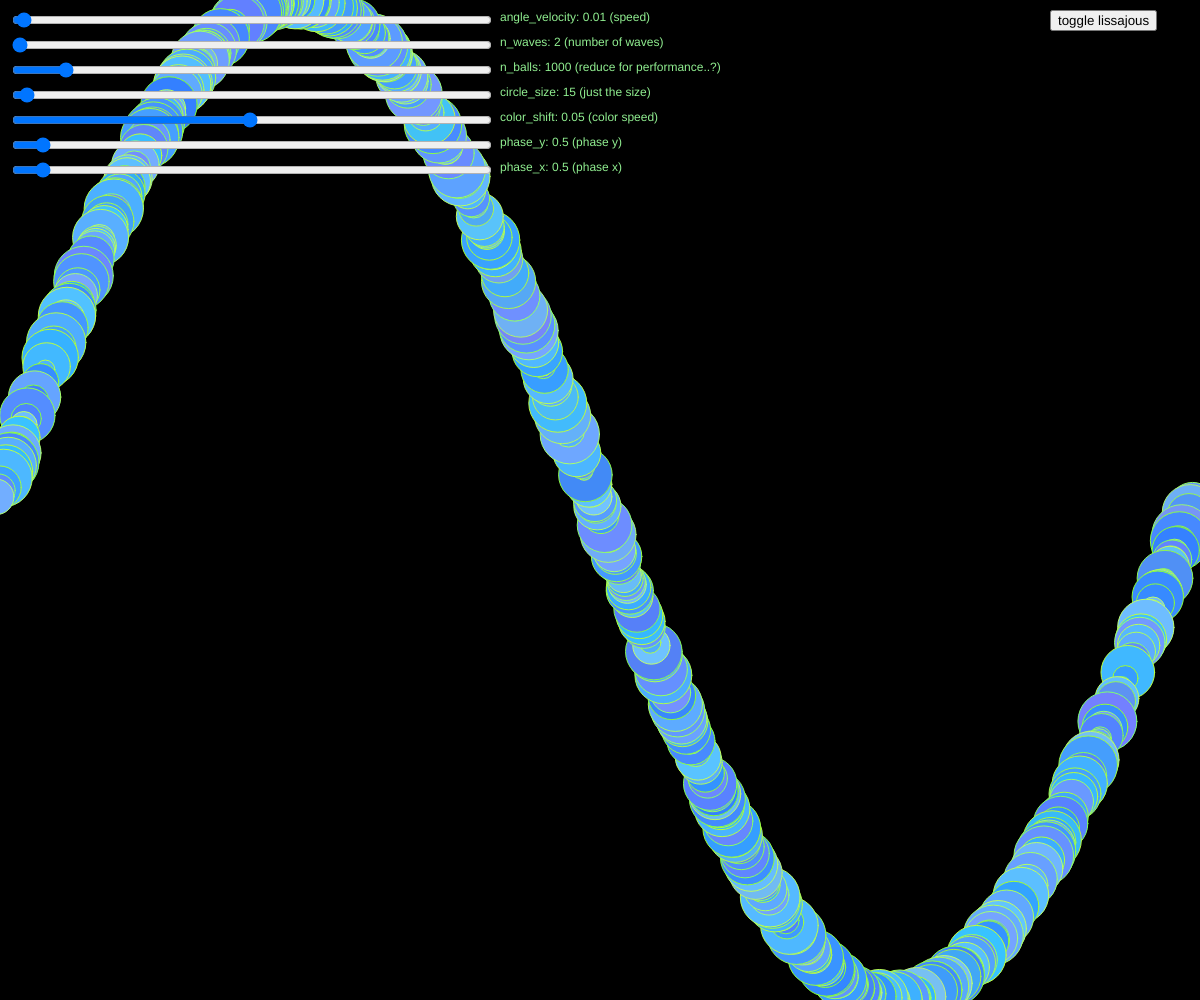
Frame 1 (no input)
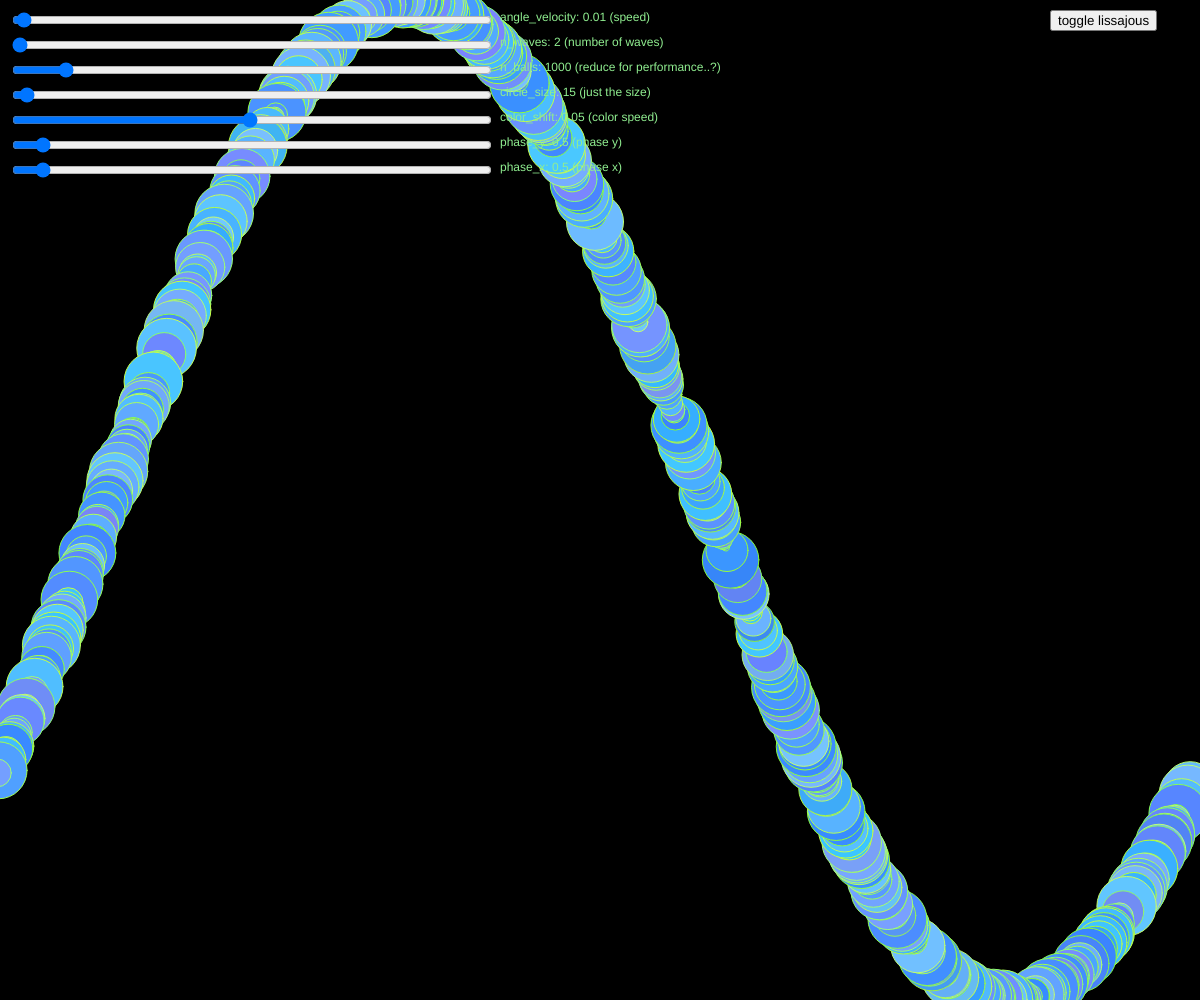
Frame 60 (no input)
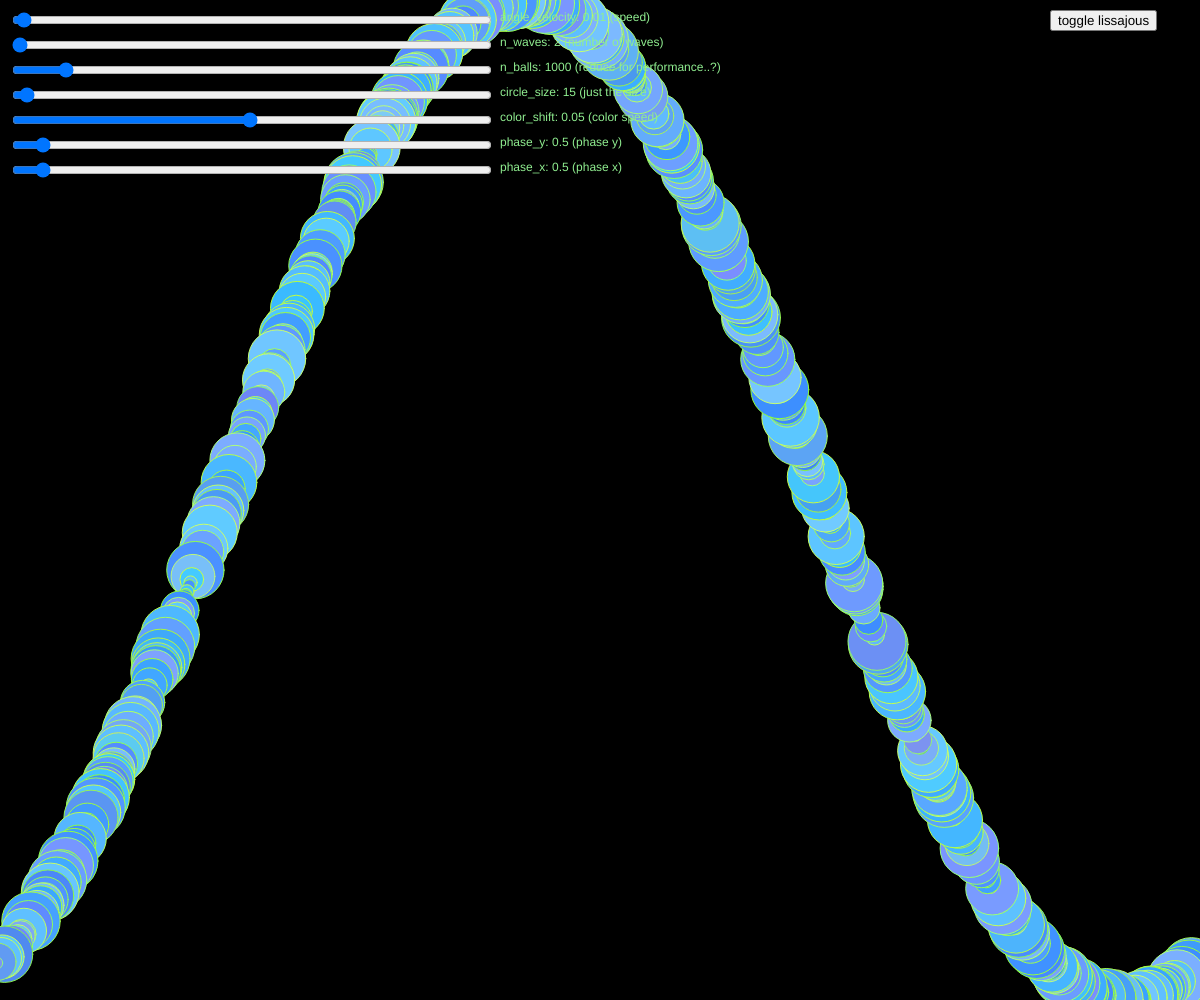
Frame 120 (the mouse pressed at the canvas centre since frame 60)

The p5.js sketch that drew these frames (run headless with seeded random() and noise() and a simulated clock; from frame 60 on, the mouse is pressed at the canvas centre):

// p5.js sketch
// ── sketch.js
let angle = 0;
let angleVelocity = 0.1;
let NUM;
let dims = false;
let button;
const CIRCLE_SIZE = 20;
const N_WAVES = 20;


function setup() {

    let ORIGIN_2D = createVector(windowWidth/2, windowHeight/2);
    createCanvas(windowWidth, windowHeight);

    params = new Sliders();

    params.add_slider("angle_velocity", 0.001, 1, 0.01, 0.001, "(speed)");
    params.add_slider("n_waves", 1, 1000, 2, 1, "(number of waves)");
    params.add_slider("n_balls", 10, 10000, 1000, 1, "(reduce for performance..?)");
    params.add_slider("circle_size", 1, 1000, 15, 1, "(just the size)");
    params.add_slider("color_shift", 0.001, 0.1, 0.05, 0.001, "(color speed)")
    params.add_slider("phase_y", 0.001, 10, 0.5, 0.001, "(phase y)")
    params.add_slider("phase_x", 0.001, 10, 0.5, 0.001, "(phase x)")

    params.create_sliders();

    button = createButton("toggle lissajous");
    button.position(windowWidth - 150, 10);
  
}

function draw() {
  
    // var r = map(sin(angle * params.get("color_shift")), -1, 1, 0, 255)
    // var g = map(sin(angle * params.get("color_shift") + 90), -1, 1, 0, 255);
    // var b = map(cos(angle * params.get("color_shift") + 180), -1, 1, 0, 255);

    button.mousePressed(toggle_3d);
  
    background(0);
    // stroke(r, g, b);
    // fill(b, r, g);
    NUM = params.get("n_balls");
    for (let i = 0; i < NUM; i++) {

      var r = map(sin(angle * params.get("color_shift")), -1, 1, 0, 255) + random(0, map(sin(NUM), -1, 1, 0, 75), 0.01);
      var g = map(sin(angle * params.get("color_shift") + 90), -1, 1, 0, 255) + random(0, map(sin(NUM), -1, 1, 0, 75), 0.01);
      var b = map(cos(angle * params.get("color_shift") + 180), -1, 1, 0, 255) + random(0, map(sin(NUM), -1, 1, 0, 75), 0.01);

      stroke(r, g, b);
      fill(b, r, g);

      if (dims) {
        
        let wave_y = sin(params.get("n_waves") * (TWO_PI * params.get("phase_y")) / NUM * i + angle) / 2;
        let wave_x = cos(params.get("n_waves") * (TWO_PI * params.get("phase_x")) / NUM * i + angle) / 2;
        let y = windowHeight * wave_y + windowHeight/2;
        let x = windowWidth * wave_x + windowWidth/2;
        
        circle(x, y, params.get("circle_size") * random(0, 4, 0.1));
      
      } else {
        
        let x = windowWidth - i * windowWidth/NUM - CIRCLE_SIZE/4;
        let wave_y = sin(params.get("n_waves") * (TWO_PI * params.get("phase_y")) / NUM * i + angle) / 2;
        let y = windowHeight * wave_y + windowHeight/2;

        circle(x, y, params.get("circle_size") * random(0, 4, 0.1));
      
      }
    }
    
    angle += params.get("angle_velocity");
    params.update_labels();
  
}

function toggle_3d() {
  if (dims == false) {
    dims = true;
  } else {
    dims = false;
  }
}

// ── sliders.js
class Sliders {
    constructor() {
        this.container = {};
    }

    add_slider(name, min, max, val, step, comment="") {
        this.container[name] = {
            slider: createSlider(min, max, val, step),
            label: createSpan(name),
            note: comment
        }
    }

    set_val(name, val) {
        this.container[name].slider.value(val);
    }

    create_sliders(x=10, startY=10, spacing=25, width=windowWidth/5*2) {
        let idx = 0;
        for (let name in this.container) {

            let slider = this.container[name].slider;
            let label = this.container[name].label;
            let y = startY + idx*spacing;

            slider.position(x, y);
            slider.size(width);
            label.position(x + width + 10, y);
            label.style('font-family', 'sans-serif');
            label.style('font-size', '12px');
            label.style('color', 'lightgreen');
            idx++;
        }
    }
  
    update_labels() {
          for (let name in this.container) {
              let item = this.container[name];
              let note = this.container[name].note;
              let val = item.slider.value();
              item.label.html(`${name}: ${val} ${note}`);
          }
    }

    get(name) {
          return this.container[name].slider.value();
    }
}
